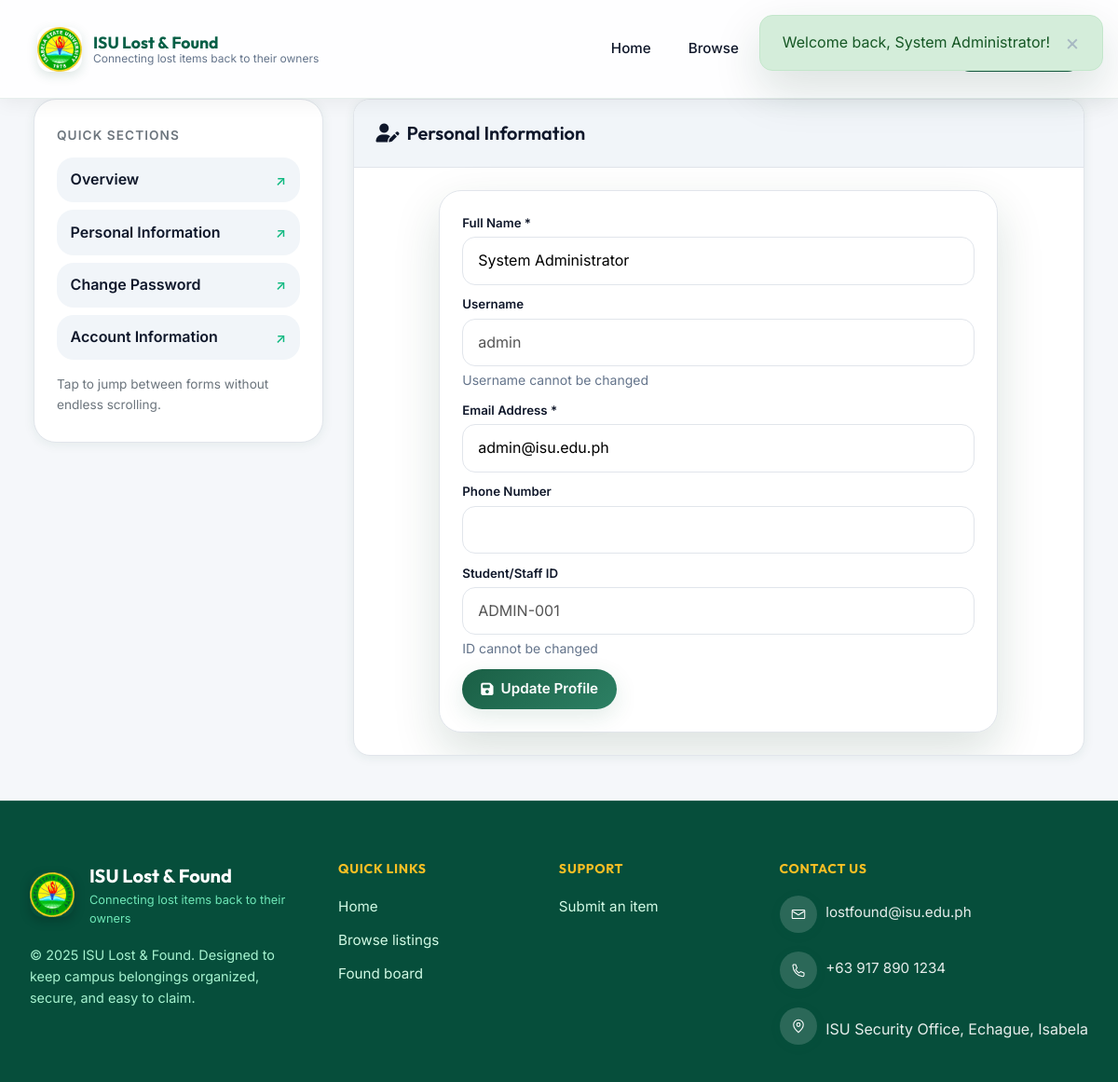
Screenshot of /profile.php?view=personal (signed in) with the database file from the repository.
### tables this page shows
CREATE TABLE users (
    id INT(11) UNSIGNED AUTO_INCREMENT PRIMARY KEY,
    full_name VARCHAR(100) NOT NULL,
    username VARCHAR(30) UNIQUE NOT NULL,
    email VARCHAR(100) UNIQUE NOT NULL,
    student_staff_id VARCHAR(20) NOT NULL,
    phone VARCHAR(15),
    password VARCHAR(255) NOT NULL,
    is_admin TINYINT(1) DEFAULT 0,
    is_active TINYINT(1) DEFAULT 1,
    created_at TIMESTAMP DEFAULT CURRENT_TIMESTAMP,
    last_login TIMESTAMP NULL,
    INDEX idx_username (username),
    INDEX idx_email (email),
    INDEX idx_is_admin (is_admin)
);

### includes/functions.php (called while the page is built, shortened)
<?php
require_once __DIR__ . '/db.php';
$db = Database::getInstance();
function is_logged_in()
{
    return isset($_SESSION['user_id']) && !empty($_SESSION['user_id']);
}
function get_logged_in_user()
{
    global $db;
    return $db->getUserById($_SESSION['user_id']);
}
function e($string)
{
    return htmlspecialchars($string ?? '', ENT_QUOTES, 'UTF-8');
}

### includes/db.php (called while the page is built, shortened)
<?php
class Database
{
    private static $instance = null;
    private $conn;
    private function __construct()
    {
        try {
            $this->conn = new PDO(
                "mysql:host=" . DB_HOST . ";dbname=" . DB_NAME . ";charset=utf8mb4",
                DB_USER,
                DB_PASS,
                [
                    PDO::ATTR_ERRMODE => PDO::ERRMODE_EXCEPTION,
                    PDO::ATTR_DEFAULT_FETCH_MODE => PDO::FETCH_ASSOC,
                    PDO::ATTR_EMULATE_PREPARES => false,
                ]
            );
        } catch (PDOException $e) {
            die("Database connection failed: " . $e->getMessage());
        }
    }
    public static function getInstance()
    {
        if (self::$instance === null) {
            self::$instance = new self();
        }
        return self::$instance;
    }
    public function getUserById($id)
    {
        $sql = "SELECT * FROM users WHERE id = :id LIMIT 1";
        $stmt = $this->conn->prepare($sql);
        $stmt->execute([':id' => $id]);
        return $stmt->fetch();
    }
}

### profile.php (the view, shortened to what this page needs)
<?php
require_once __DIR__ . '/includes/functions.php';
$current_user = get_logged_in_user();
$view = $_GET['view'] ?? 'overview';
include __DIR__ . '/includes/header.php';
?>
<div class="profile-layout" data-profile-shell>
    <aside class="profile-menu" aria-label="Profile navigation" data-profile-menu>
        <p class="profile-menu__label">Quick sections</p>
        <nav class="profile-menu__nav">
            <a href="profile.php?view=overview" class="profile-menu__link <?php echo $view === 'overview' ? 'active' : ''; ?>">Overview</a>
            <a href="profile.php?view=personal" class="profile-menu__link <?php echo $view === 'personal' ? 'active' : ''; ?>">Personal Information</a>
            <a href="profile.php?view=password" class="profile-menu__link <?php echo $view === 'password' ? 'active' : ''; ?>">Change Password</a>
            <a href="profile.php?view=account" class="profile-menu__link <?php echo $view === 'account' ? 'active' : ''; ?>">Account Information</a>
        </nav>
        <p class="profile-menu__hint">Tap to jump between forms without endless scrolling.</p>
    </aside>
    <div class="profile-content card-grid profile-grid">
    <?php if ($view === 'personal'): ?>
    <article id="personal-info" class="card profile-section">
        <div class="card-header">
            <h3><i class="fas fa-user-edit"></i> Personal Information</h3>
        </div>
        <div class="card-content">
            <form method="post" class="form-card">
                <div class="form-group">
                    <label for="full_name">Full Name *</label>
                    <input type="text" id="full_name" name="full_name" value="<?php echo e($current_user['full_name']); ?>" required />
                </div>
                <div class="form-group">
                    <label for="username">Username</label>
                    <input type="text" id="username" value="<?php echo e($current_user['username']); ?>" readonly disabled />
                    <small class="form-help">Username cannot be changed</small>
                </div>
                <div class="form-group">
                    <label for="email">Email Address *</label>
                    <input type="email" id="email" name="email" value="<?php echo e($current_user['email']); ?>" required />
                </div>
                <div class="form-group">
                    <label for="phone">Phone Number</label>
                    <input type="tel" id="phone" name="phone" value="<?php echo e($current_user['phone'] ?? ''); ?>" />
                </div>
                <div class="form-group">
                    <label for="student_id">Student/Staff ID</label>
                    <input type="text" id="student_id" value="<?php echo e($current_user['student_staff_id'] ?? ''); ?>" readonly disabled />
                    <small class="form-help">ID cannot be changed</small>
                </div>
                <button class="btn primary" type="submit">
                    <i class="fas fa-save"></i> Update Profile
                </button>
            </form>
        </div>
    </article>
    <?php endif; ?>
    </div>
    </div>
<?php include __DIR__ . '/includes/footer.php'; ?>

### assets/css/base.css (style rules this page uses)
:root { --clr-bg: #f8fafc; --clr-surface: #ffffff; --clr-surface-alt: #f1f5f9; --clr-primary-50: #ecfdf5; --clr-primary-100: #d1fae5; --clr-primary-200: #a7f3d0; --clr-primary-300: #6ee7b7; --clr-primary-400: #34d399; --clr-primary-500: #10b981; --clr-primary-600: #059669; --clr-primary-700: #047857; --clr-primary-800: #065f46; --clr-primary-900: #064e3b; --clr-accent-50: #fffbeb; --clr-accent-100: #fef3c7; --clr-accent-200: #fde68a; --clr-accent-300: #fcd34d; --clr-accent-400: #fbbf24; --clr-accent-500: #f59e0b; --clr-accent-600: #d97706; --clr-text-main: #0f172a; --clr-text-muted: #64748b; --clr-text-light: #94a3b8; --clr-border: #e2e8f0; --clr-border-hover: #cbd5e1; --clr-success: #10b981; --clr-danger: #ef4444; --clr-warning: #f59e0b; --clr-info: #3b82f6; --clr-primary: var(--clr-primary-600); --clr-primary-dark: var(--clr-primary-800); --clr-primary-soft: var(--clr-primary-500); --clr-accent: var(--clr-accent-400); --clr-accent-hover: var(--clr-accent-500); --clr-muted: var(--clr-text-muted); --clr-hover-bg: var(--clr-primary-50); --radius-sm: 0.5rem; --radius-md: 0.75rem; --radius-lg: 1rem; --radius-xl: 1.5rem; --radius-full: 9999px; --shadow-sm: 0 1px 2px 0 rgba(0, 0, 0, 0.05); --shadow-md: 0 4px 6px -1px rgba(0, 0, 0, 0.1), 0 2px 4px -1px rgba(0, 0, 0, 0.06); --shadow-lg: 0 10px 15px -3px rgba(0, 0, 0, 0.1), 0 4px 6px -2px rgba(0, 0, 0, 0.05); --shadow-xl: 0 20px 25px -5px rgba(0, 0, 0, 0.1), 0 10px 10px -5px rgba(0, 0, 0, 0.04); --shadow-primary: 0 10px 15px -3px rgba(5, 150, 105, 0.2), 0 4px 6px -2px rgba(5, 150, 105, 0.1); --shadow-hover: 0 20px 25px -5px rgba(0, 0, 0, 0.1), 0 10px 10px -5px rgba(0, 0, 0, 0.04); --font-sans: 'Inter', system-ui, -apple-system, sans-serif; --font-display: 'Outfit', var(--font-sans); }
*, *::before, *::after { box-sizing: border-box; }
body { background-color: var(--clr-bg); color: var(--clr-text-main); font-family: var(--font-sans); font-size: 16px; line-height: 1.6; margin: 0; -webkit-font-smoothing: antialiased; -moz-osx-font-smoothing: grayscale; }
h1, h2, h3, h4, h5, h6 { font-family: var(--font-display); font-weight: 700; line-height: 1.2; color: var(--clr-text-main); margin-top: 0; }
a { color: var(--clr-primary); text-decoration: none; transition: color 0.2s ease; }
.btn { display: inline-flex; align-items: center; justify-content: center; gap: 0.5rem; padding: 0.625rem 1.25rem; border-radius: var(--radius-full); font-weight: 600; font-size: 0.95rem; cursor: pointer; transition: all 0.3s cubic-bezier(0.4, 0, 0.2, 1); border: 1px solid transparent; text-decoration: none; }
.btn.primary { background: linear-gradient(135deg, var(--clr-primary-600), var(--clr-primary-500)); color: white; box-shadow: var(--shadow-primary); }

### assets/css/components.css (style rules this page uses)
.card-grid { display: grid; grid-template-columns: repeat(auto-fill, minmax(280px, 1fr)); gap: 1.5rem; }
.form-card { background: var(--clr-surface); border-radius: var(--radius-xl); padding: 1.5rem; box-shadow: var(--shadow-lg); max-width: 600px; margin: 0 auto; border: 1px solid var(--clr-border); }
.form-group { margin-bottom: 0.65rem; }
.form-group label { display: block; margin-bottom: 0.25rem; font-weight: 600; color: var(--clr-text-main); font-size: 0.83rem; }
.form-group input, .form-group textarea, .form-group select { width: 100%; padding: 0.75rem 1rem; border-radius: var(--radius-md); border: 1.5px solid var(--clr-border); background: var(--clr-surface); font-family: inherit; font-size: 1rem; transition: all 0.2s ease; -webkit-appearance: none; appearance: none; }
.card { background: var(--clr-surface); border-radius: var(--radius-lg); box-shadow: var(--shadow-sm); border: 1px solid var(--clr-border); overflow: hidden; transition: all 0.3s ease; }
.card-header { padding: 1.5rem; border-bottom: 1px solid var(--clr-border); background: var(--clr-surface-alt); }
.card-header h3 { margin: 0; font-size: 1.25rem; font-weight: 600; display: flex; align-items: center; gap: 0.5rem; }
.card-content { padding: 1.5rem; }
.form-help { font-size: 0.875rem; color: var(--clr-text-muted); margin-top: 0.25rem; display: block; }

### assets/css/admin.css (style rules this page uses)
:root { --admin-bg: radial-gradient(circle at top left, rgba(26, 95, 69, 0.15), transparent 35%), radial-gradient(circle at bottom right, rgba(255, 196, 57, 0.2), transparent 45%), #f6f9fb; }

### rows the page displays
users: full_name "System Administrator", username "admin", email "admin@isu.edu.ph", student_staff "ADMIN-001"

### other values shown
$flash['message'] "Welcome back, System Administrator!"
APP_NAME "ISU Lost & Found"
APP_TAGLINE "Connecting lost items back to their owners"
